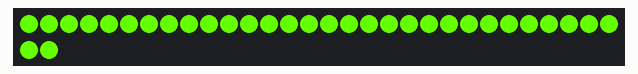
Simulated run of this program. Board: MicroPython board. Parts: 32 RGB LEDs in strip order, left to right, continuing on the next row. Library files of the repository ran but are not shown: neopixel.py; what the program prints to the serial console is not drawn.

Above: at 1.5 s.
At 39.8 s:
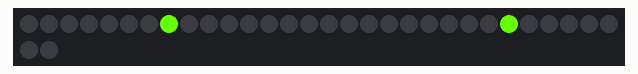

The program:

SEQ.py
```python
# Example showing how functions, that accept tuples of rgb values,
# simplify working with gradients

import time
from NeoPixel.neopixel import Neopixel

numpix = 32
strip = Neopixel(numpix, 0, 29, "RGB")
# strip = Neopixel(numpsix, 0, 0, "GRBW")

red = (255, 0, 0)
orange = (255, 50, 0)
yellow = (255, 100, 0)
green = (0, 255, 0)
blue = (0, 0, 255)
indigo = (100, 0, 90)
violet = (200, 0, 100)
colors_rgb = [red, orange, yellow, green, blue, indigo, violet]

# same colors as normaln rgb, just 0 added at the end
colors_rgbw = [color+tuple([0]) for color in colors_rgb]
colors_rgbw.append((0, 0, 0, 255))

# uncomment colors_rgbw if you have RGBW strip
#colors = colors_rgb
colors = colors_rgbw


step = round(numpix / len(colors))
current_pixel = 0
strip.brightness(255)

for color1, color2 in zip(colors, colors[1:]):
    strip.set_pixel_line_gradient(current_pixel, current_pixel + step, color1, color2)
    current_pixel += step

strip.set_pixel_line_gradient(current_pixel, numpix - 1, violet, red)
print("Ready")

iStartDelay=0.03
iFinishDelay=0.06
while True:
    #strip.rotate_right(1)
    #strip.fill(colors[2])
    #time.sleep(0.001)
    #strip.show()

    strip.circular_bounce_fill(yellow,iStartDelay,iFinishDelay,255)

    #for Step in colors:
     #   strip.set_pixel(0,Step)
      #  time.sleep(0.1)
      #  strip.show()
```
